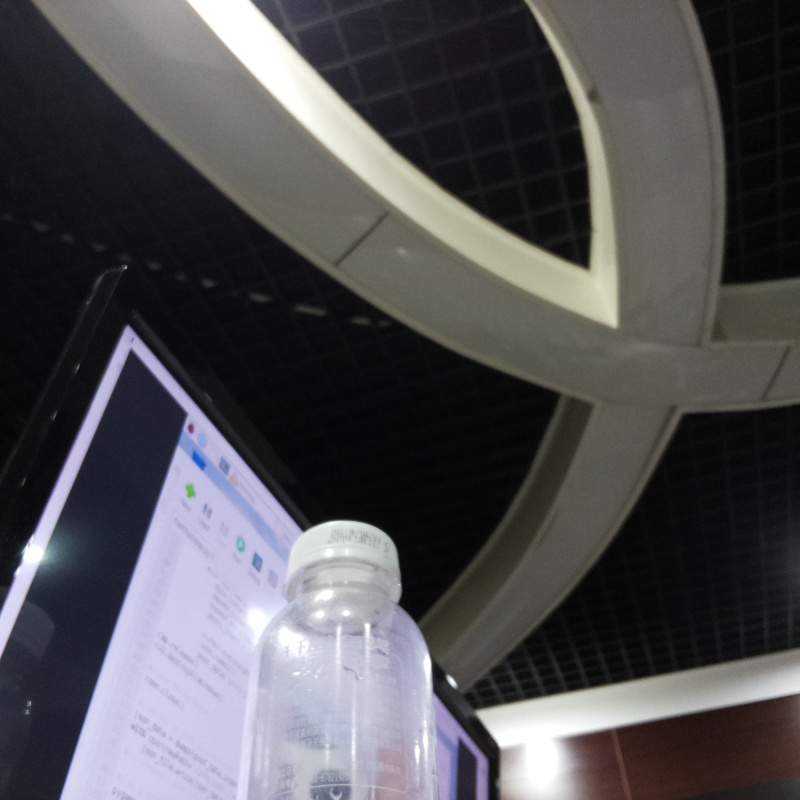
#> input picture merchandise/6941543404365/photo1.jpg, 800 x 800 px
$ python -i barcode_temp.py   (imports and definitions only)   (older library calls are emulated)
#> lines starting #> are read from the running program, lines starting #| are printed output that depends on the picture; after the words box and inside, x2 and y2 are one past the last pixel; in counts of white or black regions, pixels touching at a corner belong together
#> further down, picture is the input picture: shape (800, 800, 3); mean B, G, R 83.2, 80, 80.7
import numpy as np
import cv2
import imutils
from pyzbar import pyzbar
import time
import sys
import re

def decode(image):
    barcodes = pyzbar.decode(image)
    for barcode in barcodes:
        (x,y,w,h) = barcode.rect
        cv2.rectangle(image,(x,y),(x+w,y+h),(255,0,0),5)
        barcodeData = barcode.data.decode("utf-8")
        barcodeType = barcode.type
        text = "{}({})".format(barcodeData,barcodeType)
        cv2.putText(image,text,(x,y-10),cv2.FONT_HERSHEY_SIMPLEX,1,(255,0,0),2)
        return [barcodeData,barcodeType]

def detect_barcode(image):

		image = image.copy()
		gray = cv2.cvtColor(image,cv2.COLOR_BGR2GRAY)
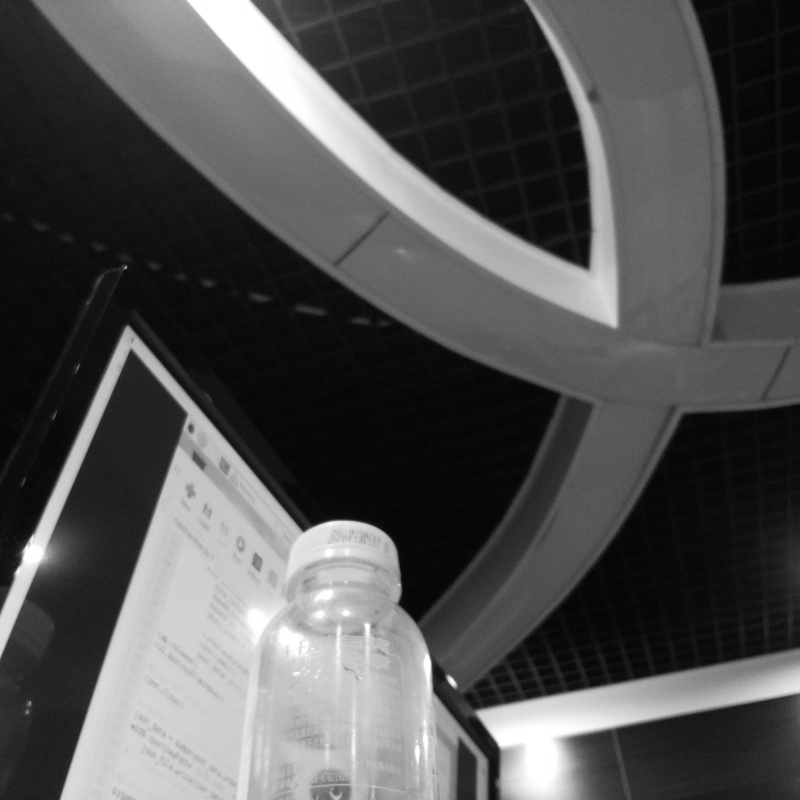
#> gray: shape (800, 800); min 3, max 255, mean 80.5

		gradX = cv2.Sobel(gray,ddepth = cv2.CV_32F,dx = 1, dy = 0,ksize = -1)
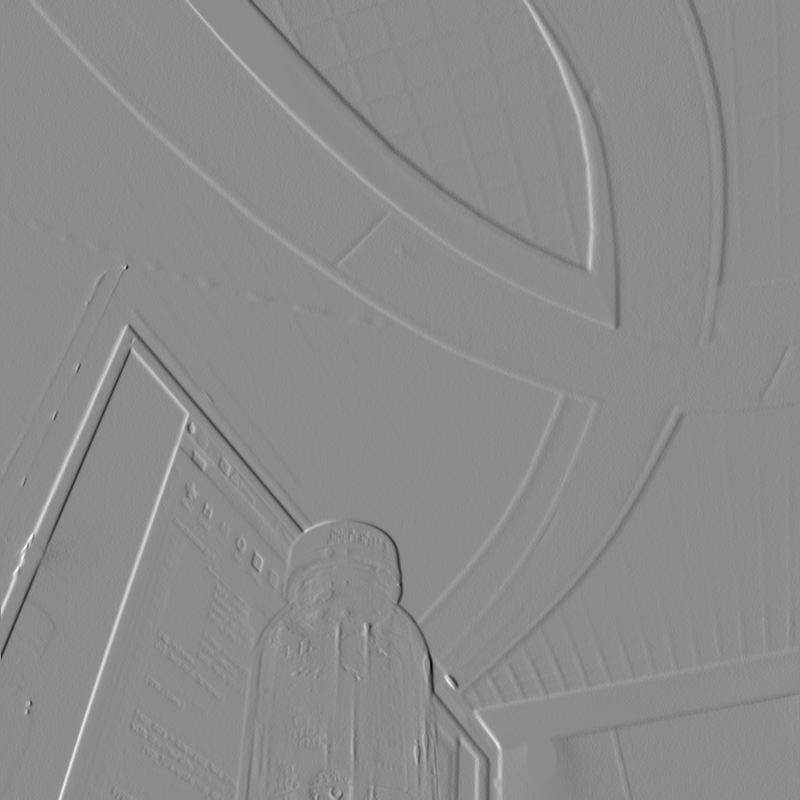
#> gradX: shape (800, 800) float32; min -2741, max 2257, mean 0.3; drawn with min black and max white
		gradY = cv2.Sobel(gray,ddepth = cv2.CV_32F,dx = 0, dy = 1,ksize = -1)
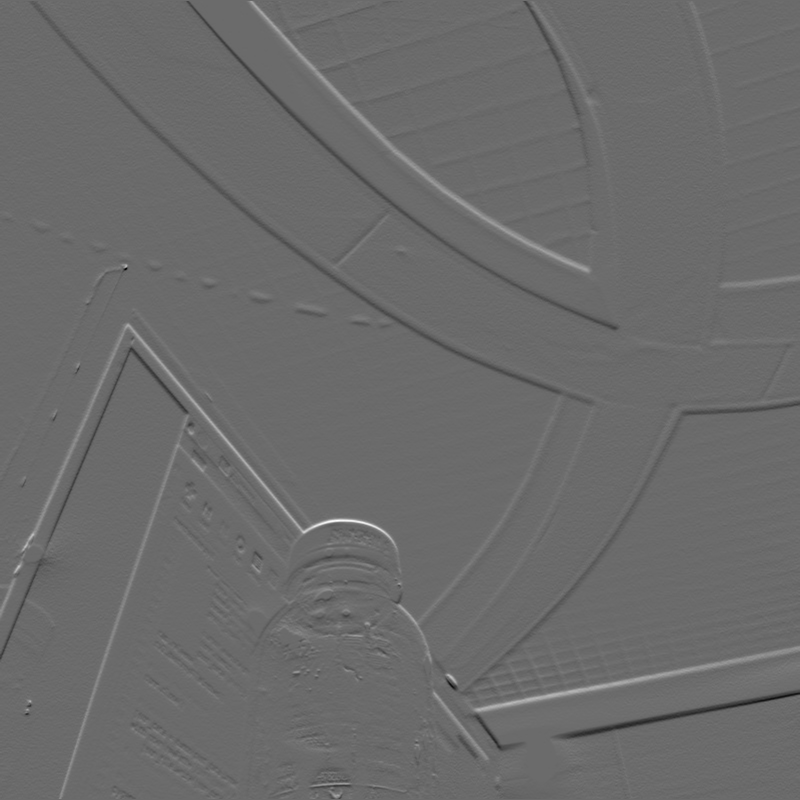
#> gradY: shape (800, 800) float32; min -1911, max 2634, mean 1.6; drawn with min black and max white
		gradient = cv2.subtract(gradX,gradY)
		gradient = cv2.convertScaleAbs(gradient)
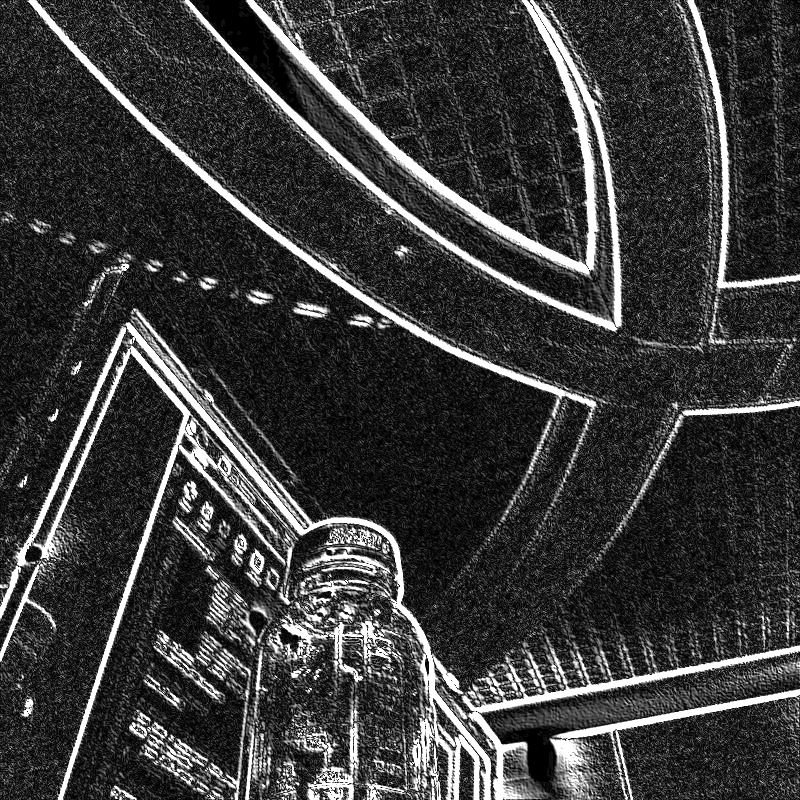
#> gradient: shape (800, 800); min 0, max 255, mean 58.2

		blurred = cv2.blur(gradient,(9,9))
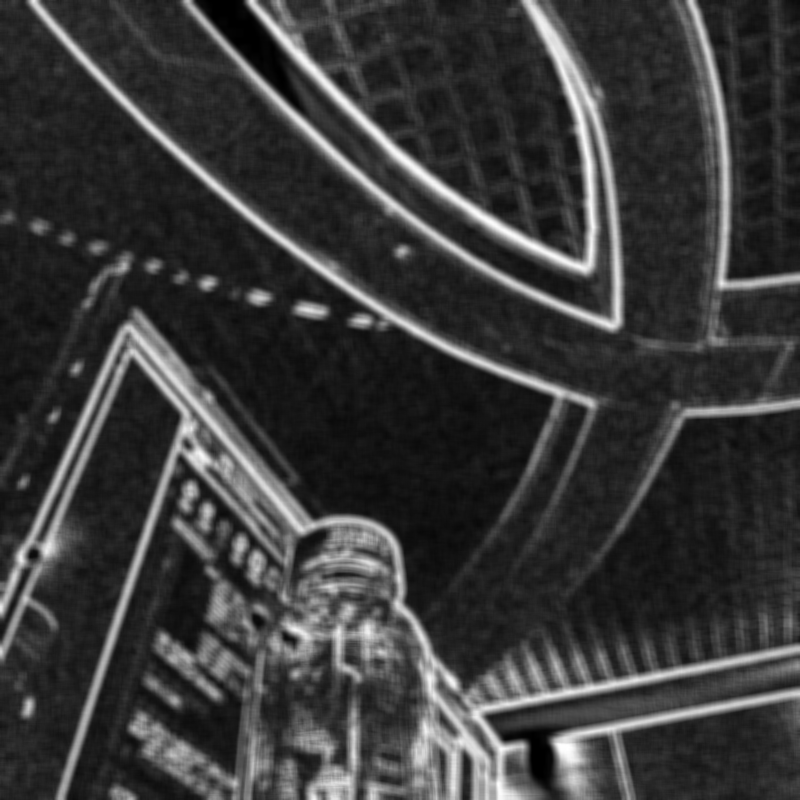
#> blurred: shape (800, 800); min 0, max 255, mean 58.2
		(_,thresh) = cv2.threshold(blurred,225,255,cv2.THRESH_BINARY)
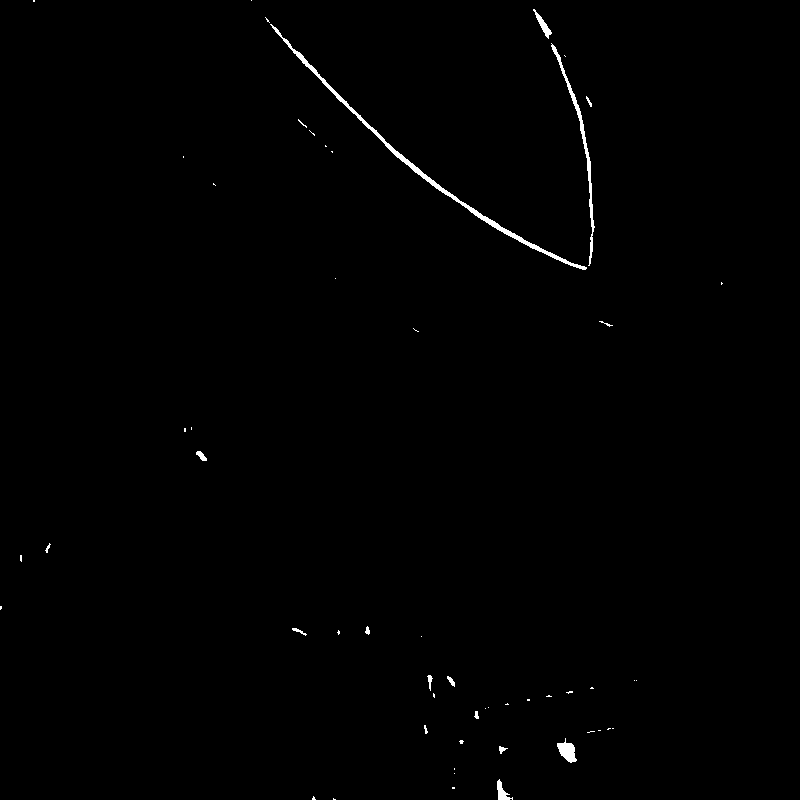
#> thresh: shape (800, 800); 0.54% white; 55 white regions (39 under 20 px), largest, box (x1, y1, x2, y2) and area: (270, 24, 587, 270) 1602, (551, 43, 595, 266) 712, (557, 738, 577, 763) 275

		kernel = cv2.getStructuringElement(cv2.MORPH_RECT , (21,7))
		closed = cv2.morphologyEx(thresh,cv2.MORPH_CLOSE,kernel)
#> closed: shape (800, 800); 0.61% white; 46 white regions (31 under 20 px), largest, box (x1, y1, x2, y2) and area: (270, 24, 595, 270) 2563, (557, 738, 577, 763) 276, (427, 675, 455, 691) 240

		closed = cv2.erode(closed, None , iterations= 4)
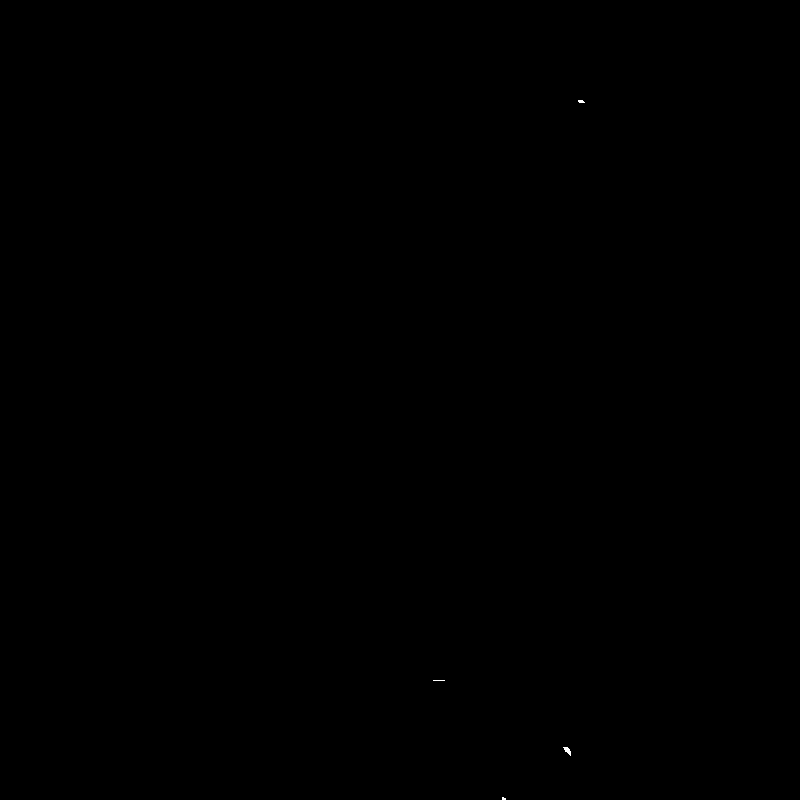
#> closed: shape (800, 800); 0.01% white; 4 white regions (3 under 20 px), largest, box (x1, y1, x2, y2) and area: (563, 747, 571, 756) 37
		closed = cv2.dilate(closed, None , iterations= 4)
#> closed: shape (800, 800); 0.1% white; 4 white regions

		cv2.imshow('black',closed)
		cnts = cv2.findContours(closed.copy(),cv2.RETR_EXTERNAL,cv2.CHAIN_APPROX_SIMPLE)
#> cnts = 4 contours; box (x1, y1, x2, y2) and area: (559, 743, 575, 760) 210, (429, 676, 449, 685) 152, (574, 96, 589, 107) 138, (498, 793, 510, 800) 64
		cnts = imutils.grab_contours(cnts)
		if len(cnts):
			c=sorted(cnts, key = cv2.contourArea , reverse = True)[0]
#> c = contour of 13 points, box (x1, y1, x2, y2) (559, 743, 575, 760), area 210
			rect = cv2.minAreaRect(c)
#> rect = ((566.5, 751), (16, 15), -90)
			box = cv2.cv.BoxPoints(rect) if imutils.is_cv2() else cv2.boxPoints(rect)
#> box = ((574, 759), (559, 759), (559, 743), (574, 743))
			box = np.int0(box)
#> box = [[574, 759], [559, 759], [559, 743], [574, 743]]
			if len(box) :
				Xs = [i[0] for i in box]
#> Xs = [574, 559, 559, 574]
				Ys = [i[1] for i in box]
#> Ys = [759, 759, 743, 743]
				x1 = min(Xs)
#> x1 = 559
				x2 = max(Xs)
#> x2 = 574
				y1 = min(Ys)
#> y1 = 743
				y2 = max(Ys)
#> y2 = 759

				height = y2-y1
#> height = 16
				width = x2-x1
#> width = 15
				if (y1-20>0 and x1-20>0 and y1+height+20>0 and x1+width+20>0):
#> (the run stopped early here; a loop or call above may not have finished)
